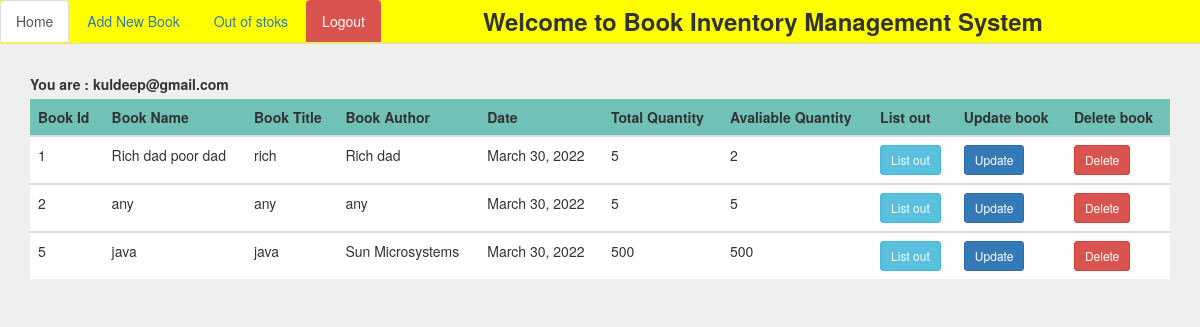
Page /library/ (signed in) on the committed database.
### account/models.py (models this page shows)
class User(AbstractBaseUser):
    name=models.CharField(max_length=50,null=True,blank=True)
    email=models.EmailField(max_length=50,unique=True,blank=False,null=False)
    mobile=models.CharField(max_length=10,blank=True,null=True)
    status = models.BooleanField(default=True)
    is_staff = models.BooleanField(default=False)
    is_active = models.BooleanField(default=True)
    USERNAME_FIELD = 'email'
    REQUIRED_FIELDS = []
    objects = CustomerUserManager()

### Bookapp/models.py (models this page shows, shortened)
class Books(models.Model):
    bname = models.CharField(max_length=50)
    b_title = models.CharField(max_length=160)
    b_author = models.CharField(max_length=50)
    publish_date = models.DateField(default=datetime.date.today())
    total_quantity = models.BigIntegerField(max_length=5)
    aval_quantity = models.BigIntegerField(max_length=5, null=True, blank=True)

### Bookapp/views.py (the view)
# urls.py: path('',views.store),
def store(request):
    if request.user.is_authenticated:
        data = Books.objects.filter(aval_quantity__gte=1)
        return render(request, 'store.html', {'data': data})
    else:
        return HttpResponse("<center>Invailed user login first<br><a href="'/login/'">Login</a>")

### Bookapp/templates/store.html
{% extends "base.html" %}
{% block body %}
<ul class="nav nav-tabs" style="background-color:yellow;margin-top:-20px">
    <li class="active"><a data-toggle="tab" href="#home">Home</a></li>
    <li><a href="/library/create/">Add New Book</a></li>
    <li><a href="/library/outstoks/">Out of stoks</a></li>
    <li><a class="btn btn-danger" href="/logout/">Logout</a></li>
    <li style="margin-left:100px;margin-top:-12px"><h3><b>
        Welcome to Book Inventory Management System</b></h3></li>
</ul>
<div class="container" style="margin-top:30px">
    <table class="table table-hover" style="background-color:white;">
        <label class="">You are : {{request.user}}</label>
        <thead style="background-color:#1989;">
        <tr>
            <th>Book Id</th>
            <th>Book Name</th>
            <th>Book Title</th>
            <th>Book Author</th>
            <th>Date</th>
            <th>Total Quantity</th>
            <th>Avaliable Quantity</th>
            <th>List out</th>
            <th>Update book</th>
            <th>Delete book</th>
        </tr>
        </thead>
        {% for i in data %}
        <tbody>
        <tr>
            <td>{{i.id}}</td>
            <td>{{i.bname}}</td>
            <td>{{i.b_title}}</td>
            <td>{{i.b_author}}</td>
            <td>{{i.publish_date}}</td>
            <td>{{i.total_quantity}}</td>
            <td>{{i.aval_quantity}}</td>
            <td><a class="btn btn-info btn-sm" href="/library/listout/{{i.id}}">List out</a></td>
            <td><a class="btn btn-primary btn-sm" href="/library/edit/{{i.id}}">Update</a></td>
            <td><a class="btn btn-danger btn-sm" href="/library/deletebook/{{i.id}}">Delete</a></td>
        </tr>
        </tbody>
        {% endfor %}
    </table>
</div>
{% endblock %}

### account/templates/base.html (shortened to what this page needs)
<!DOCTYPE html>
<html lang="en">
<head>
   <link rel="stylesheet" href="https://maxcdn.bootstrapcdn.com/bootstrap/3.4.1/css/bootstrap.min.css">
</head>
<body style="background:#1111">
{% block body %}
{% endblock %}
</body>
</html>

### rows in the picture
User: user "kuldeep@gmail.com"
Books: id "1", bname "Rich dad poor dad", b_title "rich", b_author "Rich dad", publish_date "March 30, 2022", total_quantity "5", aval_quantity "2"
Books: id "2", bname "any", b_title "any", b_author "any", publish_date "March 30, 2022", total_quantity "5", aval_quantity "5"
Books: id "5", bname "java", b_title "java", b_author "Sun Microsystems", publish_date "March 30, 2022", total_quantity "500", aval_quantity "500"
